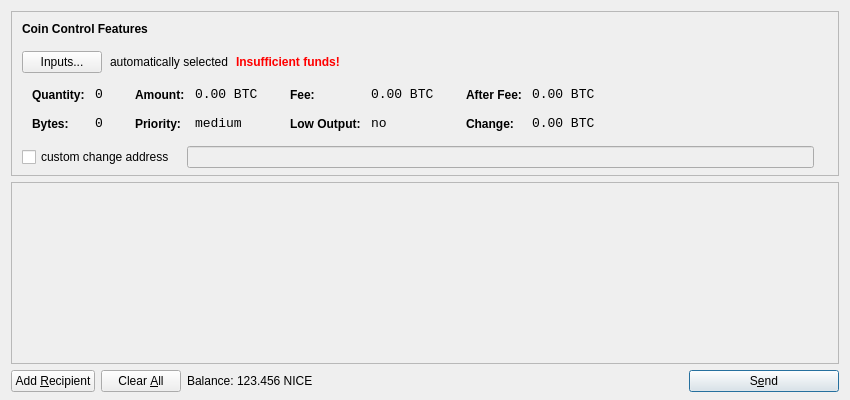
<?xml version="1.0" encoding="UTF-8"?>
<ui version="4.0">
 <class>SendCoinsDialog</class>
 <widget class="QDialog" name="SendCoinsDialog">
  <property name="geometry">
   <rect>
    <x>0</x>
    <y>0</y>
    <width>850</width>
    <height>400</height>
   </rect>
  </property>
  <property name="windowTitle">
   <string>Send Coins</string>
  </property>
  <layout class="QVBoxLayout" name="verticalLayout" stretch="0,1,0">
   <property name="bottomMargin">
    <number>8</number>
   </property>
   <item>
    <widget class="QFrame" name="frameCoinControl">
     <property name="sizePolicy">
      <sizepolicy hsizetype="Expanding" vsizetype="Expanding">
       <horstretch>0</horstretch>
       <verstretch>0</verstretch>
      </sizepolicy>
     </property>
     <property name="maximumSize">
      <size>
       <width>16777215</width>
       <height>16777215</height>
      </size>
     </property>
     <property name="frameShape">
      <enum>QFrame::StyledPanel</enum>
     </property>
     <property name="frameShadow">
      <enum>QFrame::Sunken</enum>
     </property>
     <layout class="QVBoxLayout" name="verticalLayoutCoinControl2">
      <property name="spacing">
       <number>-1</number>
      </property>
      <property name="leftMargin">
       <number>0</number>
      </property>
      <property name="topMargin">
       <number>0</number>
      </property>
      <property name="rightMargin">
       <number>0</number>
      </property>
      <property name="bottomMargin">
       <number>6</number>
      </property>
      <item>
       <layout class="QVBoxLayout" name="verticalLayoutCoinControl" stretch="0,0,0,0,1">
        <property name="spacing">
         <number>0</number>
        </property>
        <property name="leftMargin">
         <number>10</number>
        </property>
        <property name="topMargin">
         <number>10</number>
        </property>
        <item>
         <layout class="QHBoxLayout" name="horizontalLayoutCoinControl1">
          <property name="bottomMargin">
           <number>15</number>
          </property>
          <item>
           <widget class="QLabel" name="labelCoinControlFeatures">
            <property name="sizePolicy">
             <sizepolicy hsizetype="Preferred" vsizetype="Maximum">
              <horstretch>0</horstretch>
              <verstretch>0</verstretch>
             </sizepolicy>
            </property>
            <property name="font">
             <font>
              <weight>75</weight>
              <bold>true</bold>
             </font>
            </property>
            <property name="styleSheet">
             <string notr="true">font-weight:bold;</string>
            </property>
            <property name="text">
             <string>Coin Control Features</string>
            </property>
           </widget>
          </item>
         </layout>
        </item>
        <item>
         <layout class="QHBoxLayout" name="horizontalLayoutCoinControl2" stretch="0,0,0,0">
          <property name="spacing">
           <number>8</number>
          </property>
          <property name="bottomMargin">
           <number>10</number>
          </property>
          <item>
           <widget class="QPushButton" name="pushButtonCoinControl">
            <property name="styleSheet">
             <string notr="true"/>
            </property>
            <property name="text">
             <string>Inputs...</string>
            </property>
           </widget>
          </item>
          <item>
           <widget class="QLabel" name="labelCoinControlAutomaticallySelected">
            <property name="text">
             <string>automatically selected</string>
            </property>
            <property name="margin">
             <number>5</number>
            </property>
           </widget>
          </item>
          <item>
           <widget class="QLabel" name="labelCoinControlInsuffFunds">
            <property name="font">
             <font>
              <weight>75</weight>
              <bold>true</bold>
             </font>
            </property>
            <property name="styleSheet">
             <string notr="true">color:red;font-weight:bold;</string>
            </property>
            <property name="text">
             <string>Insufficient funds!</string>
            </property>
            <property name="margin">
             <number>5</number>
            </property>
           </widget>
          </item>
          <item>
           <spacer name="horizontalSpacerCoinControl">
            <property name="orientation">
             <enum>Qt::Horizontal</enum>
            </property>
            <property name="sizeHint" stdset="0">
             <size>
              <width>40</width>
              <height>1</height>
             </size>
            </property>
           </spacer>
          </item>
         </layout>
        </item>
        <item>
         <widget class="QWidget" name="widgetCoinControl" native="true">
          <property name="sizePolicy">
           <sizepolicy hsizetype="Preferred" vsizetype="Preferred">
            <horstretch>0</horstretch>
            <verstretch>0</verstretch>
           </sizepolicy>
          </property>
          <property name="minimumSize">
           <size>
            <width>0</width>
            <height>0</height>
           </size>
          </property>
          <property name="styleSheet">
           <string notr="true"/>
          </property>
          <layout class="QHBoxLayout" name="horizontalLayoutCoinControl5">
           <property name="margin">
            <number>0</number>
           </property>
           <item>
            <layout class="QHBoxLayout" name="horizontalLayoutCoinControl3" stretch="0,0,0,1">
             <property name="spacing">
              <number>20</number>
             </property>
             <property name="topMargin">
              <number>0</number>
             </property>
             <property name="bottomMargin">
              <number>10</number>
             </property>
             <item>
              <layout class="QFormLayout" name="formLayoutCoinControl1">
               <property name="horizontalSpacing">
                <number>10</number>
               </property>
               <property name="verticalSpacing">
                <number>14</number>
               </property>
               <property name="leftMargin">
                <number>10</number>
               </property>
               <property name="topMargin">
                <number>4</number>
               </property>
               <property name="rightMargin">
                <number>6</number>
               </property>
               <item row="0" column="0">
                <widget class="QLabel" name="labelCoinControlQuantityText">
                 <property name="styleSheet">
                  <string notr="true">font-weight:bold;</string>
                 </property>
                 <property name="text">
                  <string>Quantity:</string>
                 </property>
                 <property name="margin">
                  <number>0</number>
                 </property>
                </widget>
               </item>
               <item row="0" column="1">
                <widget class="QLabel" name="labelCoinControlQuantity">
                 <property name="font">
                  <font>
                   <family>Monospace</family>
                   <pointsize>10</pointsize>
                  </font>
                 </property>
                 <property name="cursor">
                  <cursorShape>IBeamCursor</cursorShape>
                 </property>
                 <property name="contextMenuPolicy">
                  <enum>Qt::ActionsContextMenu</enum>
                 </property>
                 <property name="text">
                  <string notr="true">0</string>
                 </property>
                 <property name="margin">
                  <number>0</number>
                 </property>
                 <property name="textInteractionFlags">
                  <set>Qt::LinksAccessibleByMouse|Qt::TextSelectableByKeyboard|Qt::TextSelectableByMouse</set>
                 </property>
                </widget>
               </item>
               <item row="1" column="0">
                <widget class="QLabel" name="labelCoinControlBytesText">
                 <property name="styleSheet">
                  <string notr="true">font-weight:bold;</string>
                 </property>
                 <property name="text">
                  <string>Bytes:</string>
                 </property>
                </widget>
               </item>
               <item row="1" column="1">
                <widget class="QLabel" name="labelCoinControlBytes">
                 <property name="font">
                  <font>
                   <family>Monospace</family>
                   <pointsize>10</pointsize>
                  </font>
                 </property>
                 <property name="cursor">
                  <cursorShape>IBeamCursor</cursorShape>
                 </property>
                 <property name="contextMenuPolicy">
                  <enum>Qt::ActionsContextMenu</enum>
                 </property>
                 <property name="text">
                  <string notr="true">0</string>
                 </property>
                 <property name="textInteractionFlags">
                  <set>Qt::LinksAccessibleByMouse|Qt::TextSelectableByKeyboard|Qt::TextSelectableByMouse</set>
                 </property>
                </widget>
               </item>
              </layout>
             </item>
             <item>
              <layout class="QFormLayout" name="formLayoutCoinControl2">
               <property name="horizontalSpacing">
                <number>10</number>
               </property>
               <property name="verticalSpacing">
                <number>14</number>
               </property>
               <property name="leftMargin">
                <number>6</number>
               </property>
               <property name="topMargin">
                <number>4</number>
               </property>
               <property name="rightMargin">
                <number>6</number>
               </property>
               <item row="0" column="0">
                <widget class="QLabel" name="labelCoinControlAmountText">
                 <property name="styleSheet">
                  <string notr="true">font-weight:bold;</string>
                 </property>
                 <property name="text">
                  <string>Amount:</string>
                 </property>
                 <property name="margin">
                  <number>0</number>
                 </property>
                </widget>
               </item>
               <item row="0" column="1">
                <widget class="QLabel" name="labelCoinControlAmount">
                 <property name="font">
                  <font>
                   <family>Monospace</family>
                   <pointsize>10</pointsize>
                  </font>
                 </property>
                 <property name="cursor">
                  <cursorShape>IBeamCursor</cursorShape>
                 </property>
                 <property name="contextMenuPolicy">
                  <enum>Qt::ActionsContextMenu</enum>
                 </property>
                 <property name="text">
                  <string notr="true">0.00 BTC</string>
                 </property>
                 <property name="textInteractionFlags">
                  <set>Qt::LinksAccessibleByMouse|Qt::TextSelectableByKeyboard|Qt::TextSelectableByMouse</set>
                 </property>
                </widget>
               </item>
               <item row="1" column="0">
                <widget class="QLabel" name="labelCoinControlPriorityText">
                 <property name="styleSheet">
                  <string notr="true">font-weight:bold;</string>
                 </property>
                 <property name="text">
                  <string>Priority:</string>
                 </property>
                </widget>
               </item>
               <item row="1" column="1">
                <widget class="QLabel" name="labelCoinControlPriority">
                 <property name="font">
                  <font>
                   <family>Monospace</family>
                   <pointsize>10</pointsize>
                  </font>
                 </property>
                 <property name="cursor">
                  <cursorShape>IBeamCursor</cursorShape>
                 </property>
                 <property name="contextMenuPolicy">
                  <enum>Qt::ActionsContextMenu</enum>
                 </property>
                 <property name="text">
                  <string>medium</string>
                 </property>
                 <property name="textInteractionFlags">
                  <set>Qt::LinksAccessibleByMouse|Qt::TextSelectableByKeyboard|Qt::TextSelectableByMouse</set>
                 </property>
                </widget>
               </item>
              </layout>
             </item>
             <item>
              <layout class="QFormLayout" name="formLayoutCoinControl3">
               <property name="horizontalSpacing">
                <number>10</number>
               </property>
               <property name="verticalSpacing">
                <number>14</number>
               </property>
               <property name="leftMargin">
                <number>6</number>
               </property>
               <property name="topMargin">
                <number>4</number>
               </property>
               <property name="rightMargin">
                <number>6</number>
               </property>
               <item row="0" column="0">
                <widget class="QLabel" name="labelCoinControlFeeText">
                 <property name="styleSheet">
                  <string notr="true">font-weight:bold;</string>
                 </property>
                 <property name="text">
                  <string>Fee:</string>
                 </property>
                 <property name="margin">
                  <number>0</number>
                 </property>
                </widget>
               </item>
               <item row="0" column="1">
                <widget class="QLabel" name="labelCoinControlFee">
                 <property name="font">
                  <font>
                   <family>Monospace</family>
                   <pointsize>10</pointsize>
                  </font>
                 </property>
                 <property name="cursor">
                  <cursorShape>IBeamCursor</cursorShape>
                 </property>
                 <property name="contextMenuPolicy">
                  <enum>Qt::ActionsContextMenu</enum>
                 </property>
                 <property name="text">
                  <string notr="true">0.00 BTC</string>
                 </property>
                 <property name="textInteractionFlags">
                  <set>Qt::LinksAccessibleByMouse|Qt::TextSelectableByKeyboard|Qt::TextSelectableByMouse</set>
                 </property>
                </widget>
               </item>
               <item row="1" column="0">
                <widget class="QLabel" name="labelCoinControlLowOutputText">
                 <property name="styleSheet">
                  <string notr="true">font-weight:bold;</string>
                 </property>
                 <property name="text">
                  <string>Low Output:</string>
                 </property>
                </widget>
               </item>
               <item row="1" column="1">
                <widget class="QLabel" name="labelCoinControlLowOutput">
                 <property name="font">
                  <font>
                   <family>Monospace</family>
                   <pointsize>10</pointsize>
                  </font>
                 </property>
                 <property name="cursor">
                  <cursorShape>IBeamCursor</cursorShape>
                 </property>
                 <property name="contextMenuPolicy">
                  <enum>Qt::ActionsContextMenu</enum>
                 </property>
                 <property name="text">
                  <string>no</string>
                 </property>
                 <property name="textInteractionFlags">
                  <set>Qt::LinksAccessibleByMouse|Qt::TextSelectableByKeyboard|Qt::TextSelectableByMouse</set>
                 </property>
                </widget>
               </item>
              </layout>
             </item>
             <item>
              <layout class="QFormLayout" name="formLayoutCoinControl4">
               <property name="horizontalSpacing">
                <number>10</number>
               </property>
               <property name="verticalSpacing">
                <number>14</number>
               </property>
               <property name="leftMargin">
                <number>6</number>
               </property>
               <property name="topMargin">
                <number>4</number>
               </property>
               <property name="rightMargin">
                <number>6</number>
               </property>
               <item row="0" column="0">
                <widget class="QLabel" name="labelCoinControlAfterFeeText">
                 <property name="styleSheet">
                  <string notr="true">font-weight:bold;</string>
                 </property>
                 <property name="text">
                  <string>After Fee:</string>
                 </property>
                 <property name="margin">
                  <number>0</number>
                 </property>
                </widget>
               </item>
               <item row="0" column="1">
                <widget class="QLabel" name="labelCoinControlAfterFee">
                 <property name="font">
                  <font>
                   <family>Monospace</family>
                   <pointsize>10</pointsize>
                  </font>
                 </property>
                 <property name="cursor">
                  <cursorShape>IBeamCursor</cursorShape>
                 </property>
                 <property name="contextMenuPolicy">
                  <enum>Qt::ActionsContextMenu</enum>
                 </property>
                 <property name="text">
                  <string notr="true">0.00 BTC</string>
                 </property>
                 <property name="textInteractionFlags">
                  <set>Qt::LinksAccessibleByMouse|Qt::TextSelectableByKeyboard|Qt::TextSelectableByMouse</set>
                 </property>
                </widget>
               </item>
               <item row="1" column="0">
                <widget class="QLabel" name="labelCoinControlChangeText">
                 <property name="styleSheet">
                  <string notr="true">font-weight:bold;</string>
                 </property>
                 <property name="text">
                  <string>Change:</string>
                 </property>
                </widget>
               </item>
               <item row="1" column="1">
                <widget class="QLabel" name="labelCoinControlChange">
                 <property name="font">
                  <font>
                   <family>Monospace</family>
                   <pointsize>10</pointsize>
                  </font>
                 </property>
                 <property name="cursor">
                  <cursorShape>IBeamCursor</cursorShape>
                 </property>
                 <property name="contextMenuPolicy">
                  <enum>Qt::ActionsContextMenu</enum>
                 </property>
                 <property name="text">
                  <string notr="true">0.00 BTC</string>
                 </property>
                 <property name="textInteractionFlags">
                  <set>Qt::LinksAccessibleByMouse|Qt::TextSelectableByKeyboard|Qt::TextSelectableByMouse</set>
                 </property>
                </widget>
               </item>
              </layout>
             </item>
            </layout>
           </item>
          </layout>
         </widget>
        </item>
        <item>
         <layout class="QHBoxLayout" name="horizontalLayoutCoinControl4" stretch="0,0,0">
          <property name="spacing">
           <number>12</number>
          </property>
          <property name="sizeConstraint">
           <enum>QLayout::SetDefaultConstraint</enum>
          </property>
          <property name="topMargin">
           <number>5</number>
          </property>
          <property name="rightMargin">
           <number>5</number>
          </property>
          <item>
           <widget class="QCheckBox" name="checkBoxCoinControlChange">
            <property name="text">
             <string>custom change address</string>
            </property>
           </widget>
          </item>
          <item>
           <widget class="QLineEdit" name="lineEditCoinControlChange">
            <property name="enabled">
             <bool>false</bool>
            </property>
            <property name="sizePolicy">
             <sizepolicy hsizetype="Expanding" vsizetype="Fixed">
              <horstretch>0</horstretch>
              <verstretch>0</verstretch>
             </sizepolicy>
            </property>
           </widget>
          </item>
          <item>
           <widget class="QLabel" name="labelCoinControlChangeLabel">
            <property name="sizePolicy">
             <sizepolicy hsizetype="Preferred" vsizetype="Expanding">
              <horstretch>0</horstretch>
              <verstretch>0</verstretch>
             </sizepolicy>
            </property>
            <property name="minimumSize">
             <size>
              <width>0</width>
              <height>0</height>
             </size>
            </property>
            <property name="text">
             <string/>
            </property>
            <property name="margin">
             <number>3</number>
            </property>
           </widget>
          </item>
         </layout>
        </item>
        <item>
         <spacer name="verticalSpacerCoinControl">
          <property name="orientation">
           <enum>Qt::Vertical</enum>
          </property>
          <property name="sizeHint" stdset="0">
           <size>
            <width>800</width>
            <height>1</height>
           </size>
          </property>
         </spacer>
        </item>
       </layout>
      </item>
     </layout>
    </widget>
   </item>
   <item>
    <widget class="QScrollArea" name="scrollArea">
     <property name="widgetResizable">
      <bool>true</bool>
     </property>
     <widget class="QWidget" name="scrollAreaWidgetContents">
      <property name="geometry">
       <rect>
        <x>0</x>
        <y>0</y>
        <width>830</width>
        <height>165</height>
       </rect>
      </property>
      <layout class="QVBoxLayout" name="verticalLayout_2">
       <property name="margin">
        <number>0</number>
       </property>
       <item>
        <layout class="QVBoxLayout" name="entries">
         <property name="spacing">
          <number>6</number>
         </property>
        </layout>
       </item>
       <item>
        <spacer name="verticalSpacer">
         <property name="orientation">
          <enum>Qt::Vertical</enum>
         </property>
         <property name="sizeHint" stdset="0">
          <size>
           <width>20</width>
           <height>40</height>
          </size>
         </property>
        </spacer>
       </item>
      </layout>
     </widget>
    </widget>
   </item>
   <item>
    <layout class="QHBoxLayout" name="horizontalLayout">
     <item>
      <widget class="QPushButton" name="addButton">
       <property name="toolTip">
        <string>Send to multiple recipients at once</string>
       </property>
       <property name="text">
        <string>Add &amp;Recipient</string>
       </property>
       <property name="icon">
        <iconset resource="../bitcoin.qrc">
         <normaloff>:/icons/add</normaloff>:/icons/add</iconset>
       </property>
       <property name="autoDefault">
        <bool>false</bool>
       </property>
      </widget>
     </item>
     <item>
      <widget class="QPushButton" name="clearButton">
       <property name="sizePolicy">
        <sizepolicy hsizetype="Minimum" vsizetype="Fixed">
         <horstretch>0</horstretch>
         <verstretch>0</verstretch>
        </sizepolicy>
       </property>
       <property name="toolTip">
        <string>Remove all transaction fields</string>
       </property>
       <property name="text">
        <string>Clear &amp;All</string>
       </property>
       <property name="icon">
        <iconset resource="../bitcoin.qrc">
         <normaloff>:/icons/remove</normaloff>:/icons/remove</iconset>
       </property>
       <property name="autoRepeatDelay">
        <number>300</number>
       </property>
       <property name="autoDefault">
        <bool>false</bool>
       </property>
      </widget>
     </item>
     <item>
      <layout class="QHBoxLayout" name="horizontalLayout_2">
       <property name="spacing">
        <number>3</number>
       </property>
       <item>
        <widget class="QLabel" name="label">
         <property name="text">
          <string>Balance:</string>
         </property>
        </widget>
       </item>
       <item>
        <widget class="QLabel" name="labelBalance">
         <property name="cursor">
          <cursorShape>IBeamCursor</cursorShape>
         </property>
         <property name="text">
          <string>123.456 NICE</string>
         </property>
         <property name="textInteractionFlags">
          <set>Qt::LinksAccessibleByMouse|Qt::TextSelectableByKeyboard|Qt::TextSelectableByMouse</set>
         </property>
        </widget>
       </item>
      </layout>
     </item>
     <item>
      <spacer name="horizontalSpacer">
       <property name="orientation">
        <enum>Qt::Horizontal</enum>
       </property>
       <property name="sizeHint" stdset="0">
        <size>
         <width>40</width>
         <height>20</height>
        </size>
       </property>
      </spacer>
     </item>
     <item>
      <widget class="QPushButton" name="sendButton">
       <property name="minimumSize">
        <size>
         <width>150</width>
         <height>0</height>
        </size>
       </property>
       <property name="toolTip">
        <string>Confirm the send action</string>
       </property>
       <property name="text">
        <string>S&amp;end</string>
       </property>
       <property name="icon">
        <iconset resource="../bitcoin.qrc">
         <normaloff>:/icons/send</normaloff>:/icons/send</iconset>
       </property>
       <property name="default">
        <bool>true</bool>
       </property>
      </widget>
     </item>
    </layout>
   </item>
  </layout>
 </widget>
 <resources>
  <include location="../bitcoin.qrc"/>
 </resources>
 <connections/>
</ui>
